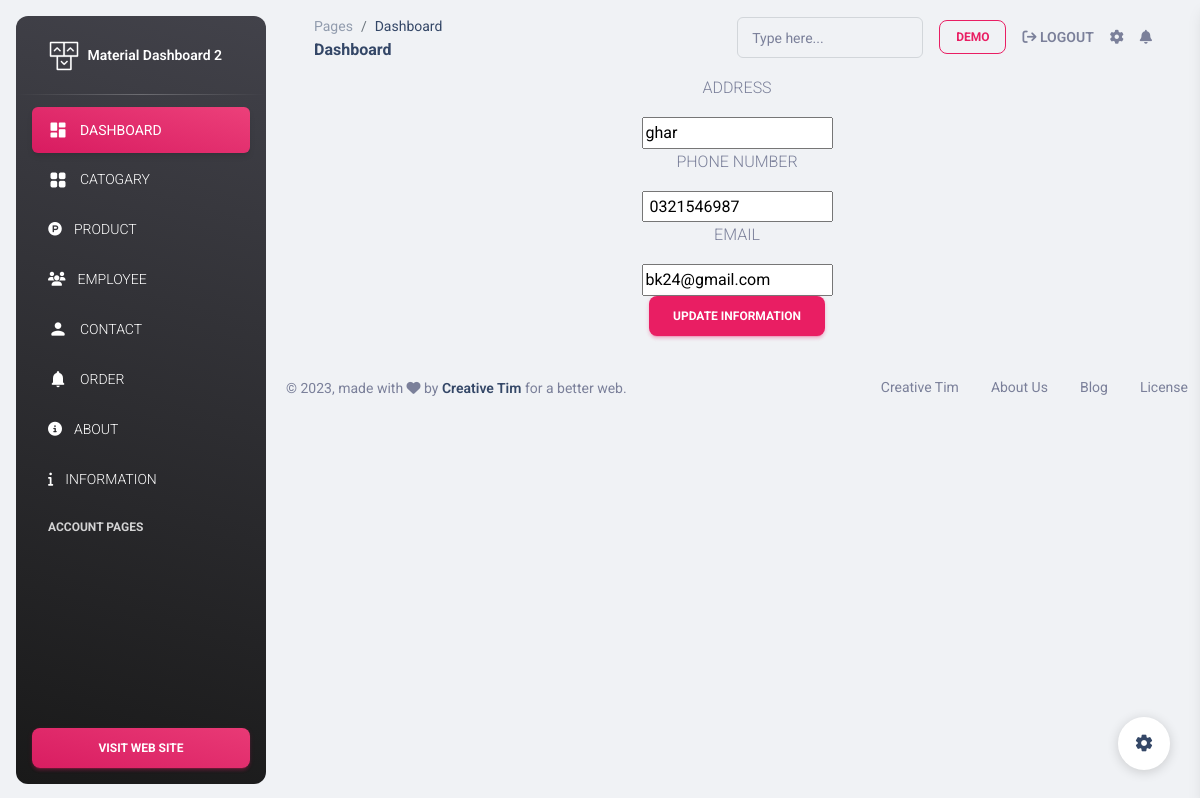
Page /farm/admin/pages/updateinf.php?idbhaago=3 (signed in) on the committed database.
### tables this page shows
CREATE TABLE `information` (
  `id` int(11) NOT NULL,
  `addresss` varchar(50) NOT NULL,
  `phnm` varchar(50) NOT NULL,
  `email` varchar(50) NOT NULL
);

### farm/admin/pages/updateinf.php (the view, shortened to what this page needs)
<!DOCTYPE html>
<html lang="en">
<head>
</head>
<body>
<?php include('header.php');?>
<?php
$infid = $_GET["idbhaago"];
$goo = mysqli_query($conn,"SELECT * FROM `information` where id = $infid");
$meriarray = mysqli_fetch_array($goo);
?>
<center>
    <form action="" method="post">
        <p>ADDRESS</p>
    <input type="text" name="add" value="<?php echo $meriarray[1] ?>">
     <p>PHONE NUMBER</p>
     <input type="text" name="inum" value="<?php echo $meriarray[2] ?>">
     <p>EMAIL</p>
     <input type="email" name="iemail" value="<?php echo $meriarray[3] ?>">
     <br>
     <button type="submit" class="btn btn-primary" name="upinf">UPDATE INFORMATION</button>
    </form>
    </center>
<?php include('footer.php');?>
</body>
</html>

### rows in the picture
information: add "ghar", inum "0321546987", iemail "bk24@gmail.com"

### other values in the picture
$_SESSION["username"] "DEMO"
